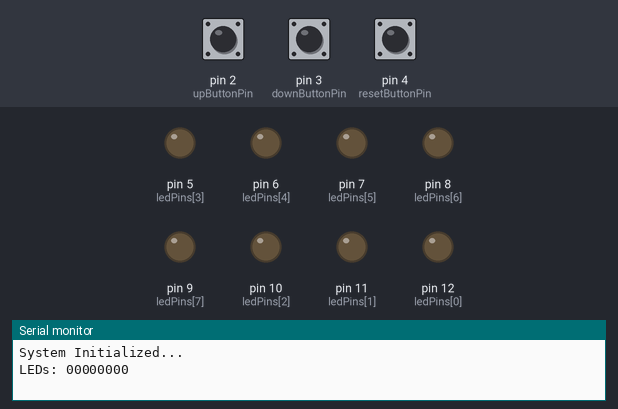
This sketch was run on a simulated Arduino Uno, built with avr-gcc and run on an emulated ATmega328P. Parts: output pins drawn as LEDs (lit = HIGH), the last lines printed to the serial monitor. The test bench sets the inputs (shaded band); at power-on: pin 2 (upButtonPin) LOW, pin 3 (downButtonPin) LOW, pin 4 (resetButtonPin) LOW.

Above: at 1.2 s.
1.3 s: pin 2 (upButtonPin) pulled HIGH for 0.25 s
At 2.6 s:
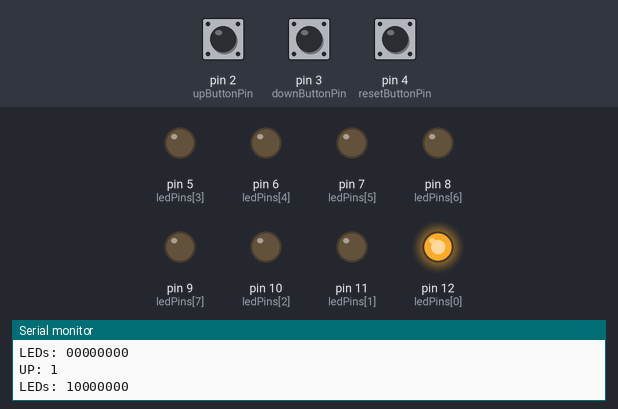
3.0 s: pin 2 (upButtonPin) pulled HIGH for 1 s
At 4.1 s:
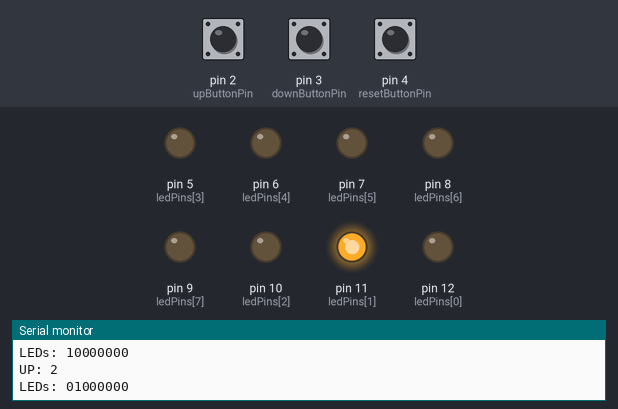
5.5 s: pin 2 (upButtonPin) pulled HIGH for 0.25 s
At 6.1 s:
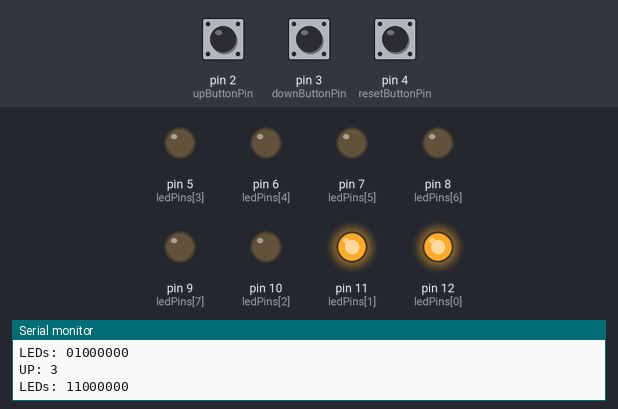
7.2 s: pin 2 (upButtonPin) pulled HIGH for 3.2 s
At 8.6 s:
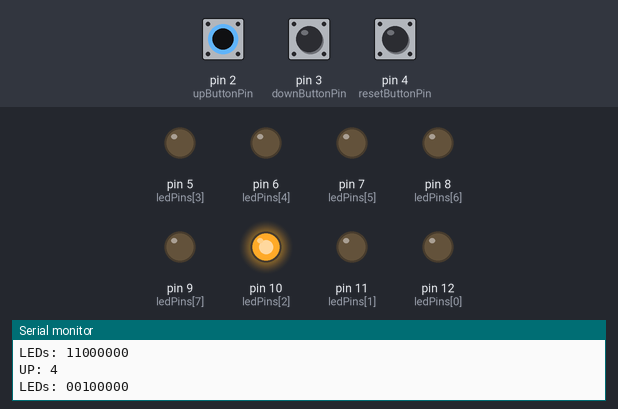
11.9 s: pin 2 (upButtonPin) pulled HIGH for 0.25 s
At 13.2 s:
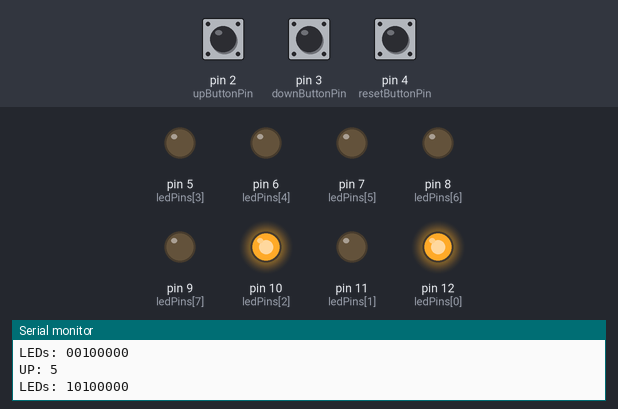
13.6 s: pin 3 (downButtonPin) pulled HIGH for 0.25 s
At 14.7 s:
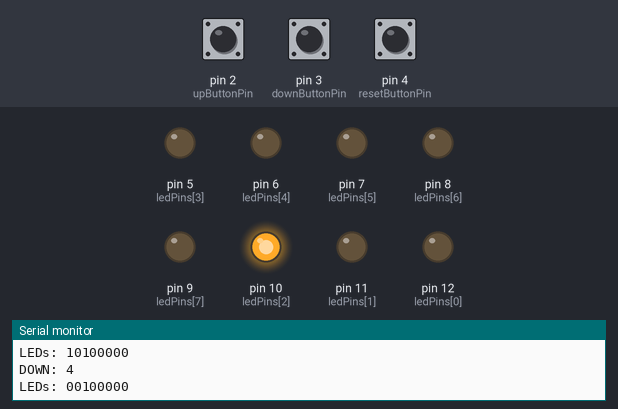
Timing chart, 0 to 16.3 s (numbered marks = the images above; inputs shaded):
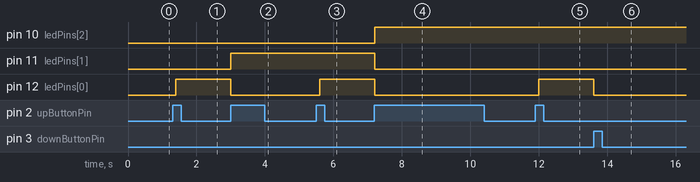

Measured:
- after the input at 1.3 s, pin 12 (ledPins[0]): LOW → HIGH after 0.10 s
- after the input at 3.0 s, pin 11 (ledPins[1]): LOW → HIGH at once; pin 12 (ledPins[0]): HIGH → LOW at once
- after the input at 5.5 s, pin 12 (ledPins[0]): LOW → HIGH after 0.10 s
- after the input at 7.2 s, pin 10 (ledPins[2]): LOW → HIGH at once; pin 11 (ledPins[1]), pin 12 (ledPins[0]): HIGH → LOW at once
- after the input at 11.9 s, pin 12 (ledPins[0]): LOW → HIGH after 0.11 s
- after the input at 13.6 s, pin 12 (ledPins[0]): HIGH → LOW at once

The sketch:

Arduino_Binary_Counter.ino
```cpp
const int ledPins[] = {12, 11, 10, 5, 6, 7, 8, 9};
const int numLEDs = 8;

const int upButtonPin = 2;
const int downButtonPin = 3;
const int resetButtonPin = 4;

int upLastState = LOW, downLastState = LOW, resetLastState = LOW;
int counter = 0;

void updateLEDs(int value) {
    Serial.print("LEDs: ");
    for (int i = 0; i < numLEDs; i++) {
        digitalWrite(ledPins[i], (value >> i) & 1);
        Serial.print((value >> i) & 1);
    }
    Serial.println();
}

void setup() {
    Serial.begin(9600);
    Serial.println("System Initialized...");

    for (int i = 0; i < numLEDs; i++) pinMode(ledPins[i], OUTPUT);
    pinMode(upButtonPin, INPUT);
    pinMode(downButtonPin, INPUT);
    pinMode(resetButtonPin, INPUT);

    updateLEDs(counter);
}

void loop() {
    int upReading = digitalRead(upButtonPin);
    int downReading = digitalRead(downButtonPin);
    int resetReading = digitalRead(resetButtonPin);

    if (upReading && !upLastState) {
        counter = (counter + 1) % 256;
        Serial.print("UP: "); Serial.println(counter);
        updateLEDs(counter);
    }
    else if (downReading && !downLastState) {
        counter = (counter - 1 + 256) % 256;
        Serial.print("DOWN: "); Serial.println(counter);
        updateLEDs(counter);
    }
    else if (resetReading && !resetLastState) {
        counter = 0;
        Serial.println("RESET");
        updateLEDs(counter);
    }

    upLastState = upReading;
    downLastState = downReading;
    resetLastState = resetReading;

    delay(200); // Debounce delay
}
```
